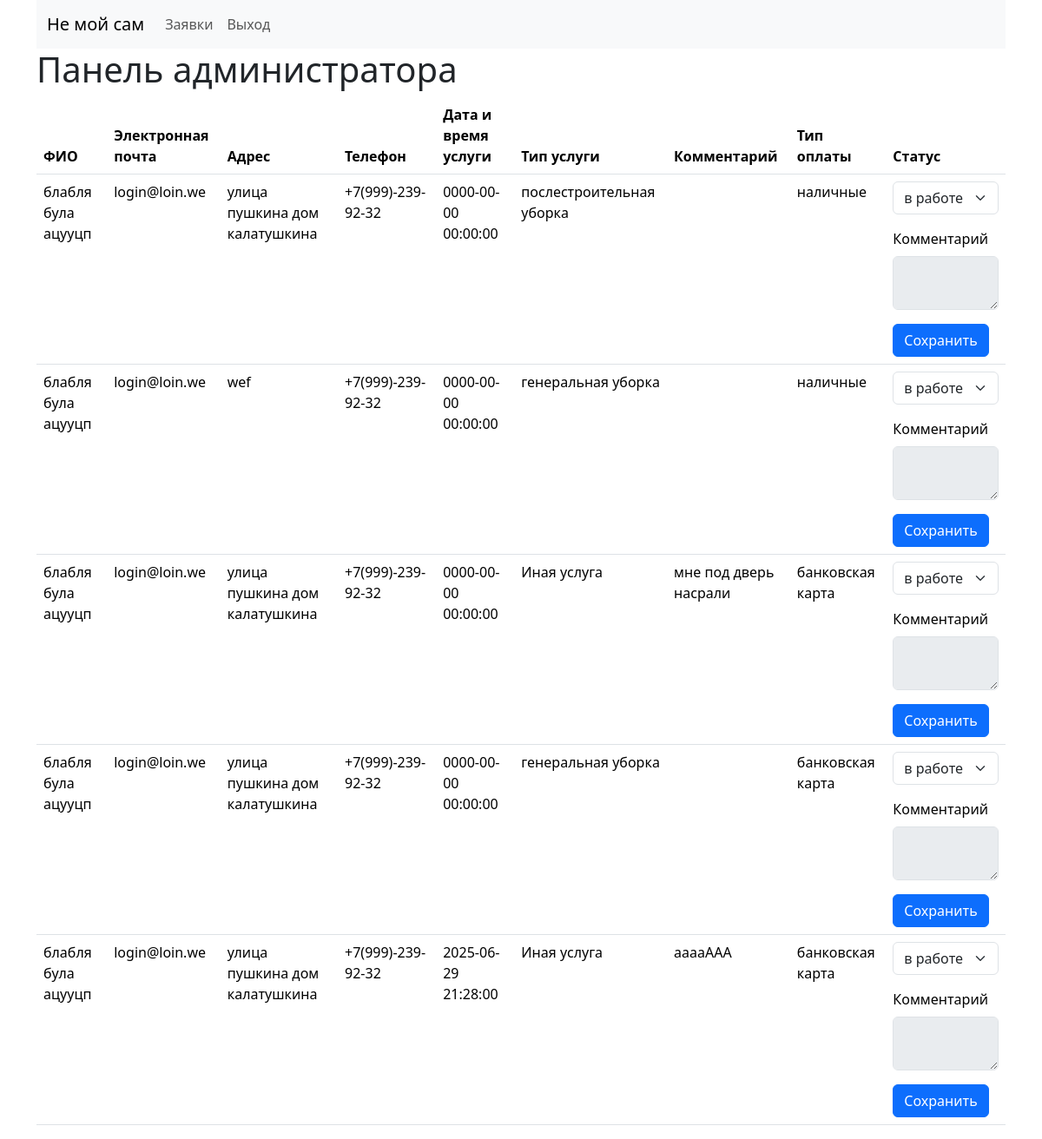
Screenshot of /admin.php (signed in) with the database file from the repository.
### tables this page shows
CREATE TABLE `zay` (
  `id` int(25) NOT NULL,
  `FK_user` int(25) NOT NULL,
  `address` text NOT NULL,
  `tel` text NOT NULL,
  `date` datetime NOT NULL,
  `FK_type` int(25) NOT NULL,
  `FK_type_pay` int(25) NOT NULL,
  `FK_status` int(25) NOT NULL,
  `comment` varchar(255) DEFAULT NULL,
  `admin_comment` varchar(255) DEFAULT NULL
);

CREATE TABLE `user` (
  `id` int(25) NOT NULL,
  `login` varchar(120) NOT NULL,
  `password` text NOT NULL,
  `fio` varchar(255) NOT NULL,
  `tel` text NOT NULL,
  `email` text NOT NULL
);

CREATE TABLE `type` (
  `id` int(25) NOT NULL,
  `type` varchar(50) NOT NULL
);

CREATE TABLE `type_pay` (
  `id` int(25) NOT NULL,
  `type` varchar(50) NOT NULL
);

### admin.php (the view, shortened to what this page needs)
<!DOCTYPE html>
<html lang="ru">
<head>
  <link rel="stylesheet" href="css/bootstrap.css">
</head>
<body>
<?php
require_once "header.php";
?>
  <main class="container">
    <h1>Панель администратора</h1>
    <table class="table">
      <thead>
        <tr>
          <th scope="col">ФИО</th>
          <th scope="col">Электронная почта</th>
          <th scope="col">Адрес</th>
          <th scope="col">Телефон</th>
          <th scope="col">Дата и время услуги</th>
          <th scope="col">Тип услуги</th>
          <th scope="col">Комментарий</th>
          <th scope="col">Тип оплаты</th>
          <th scope="col">Статус</th>
        </tr>
      </thead>
      <tbody>
<?php
require_once("php/db.php");
$query = "SELECT zay.*, user.*, type.*, status.*, type_pay.type AS type_pay, zay.id AS zay_id FROM `zay` INNER JOIN `user` ON zay.FK_user = user.id INNER JOIN `type` ON zay.FK_type = type.id INNER JOIN `type_pay` ON zay.FK_type_pay = type_pay.id INNER JOIN `status` ON zay.FK_status = status.id";
$result = $mysqli->query($query);
while ($row = $result->fetch_assoc()) {
    echo '
        <tr>
          <td>'.$row["fio"].'</td>
          <td>'.$row["email"].'</td>
          <td>'.$row["address"].'</td>
          <td>'.$row["tel"].'</td>
          <td>'.$row["date"].'</td>
          <td>'.$row["type"].'</td>
          <td>'.$row["comment"].'</td>
          <td>'.$row["type_pay"].'</td>
          <td>
          <form action="php/change.php" method="post">
            <div class="visually-hidden">
              <label for="id" class="form-label">id</label>
              <input type="text" class="form-control" id="id" name="id" value=" ' . $row["zay_id"] .'" aria-describedby="id" required>
            </div>
            <div class="mb-3">
              <select class="form-select js--status" id="status" name="status" required>';
                $query1 = "SELECT * FROM `status`";
                $result1 = $mysqli->query($query1);
                while ($row1 = $result1->fetch_assoc()) {
                    echo '
                        <option value="'. $row1["id"] .'">'. $row1["status"] .'</option>
                    ';
                }
                echo '
              </select>
              </div>
                <div class="mb-3">
                <label for="comment" class="form-label">Комментарий</label>
                <textarea class="form-control" id="comment" name="comment" disabled value="'.$row["admin_comment"].'"></textarea>
              </div>
            <button type="submit" class="btn btn-primary">Сохранить</button>
          </form>
          </td>
        </tr>
    ';
}
?>
      </tbody>
    </table>
  </main>
</body>
</html>

### rows the page displays
zay: FK_user.fio "блабля була ацууцп", FK_user.email "login@loin.we", address "улица пушкина дом калатушкина", FK_user.tel "+7(999)-239-92-32", date "0000-00-00 00:00:00", FK_type.type "послестроительная уборка", FK_type_pay.type "наличные"
zay: FK_user.fio "блабля була ацууцп", FK_user.email "login@loin.we", address "wef", FK_user.tel "+7(999)-239-92-32", date "0000-00-00 00:00:00", FK_type.type "генеральная уборка", FK_type_pay.type "наличные"
zay: FK_user.fio "блабля була ацууцп", FK_user.email "login@loin.we", address "улица пушкина дом калатушкина", FK_user.tel "+7(999)-239-92-32", date "0000-00-00 00:00:00", FK_type.type "Иная услуга", comment "мне под дверь насрали", FK_type_pay.type "банковская карта"
zay: FK_user.fio "блабля була ацууцп", FK_user.email "login@loin.we", address "улица пушкина дом калатушкина", FK_user.tel "+7(999)-239-92-32", date "0000-00-00 00:00:00", FK_type.type "генеральная уборка", FK_type_pay.type "банковская карта"
zay: FK_user.fio "блабля була ацууцп", FK_user.email "login@loin.we", address "улица пушкина дом калатушкина", FK_user.tel "+7(999)-239-92-32", date "2025-06-29 21:28:00", FK_type.type "Иная услуга", comment "ааааААА", FK_type_pay.type "банковская карта"

### other values shown
form field status "в работе"
